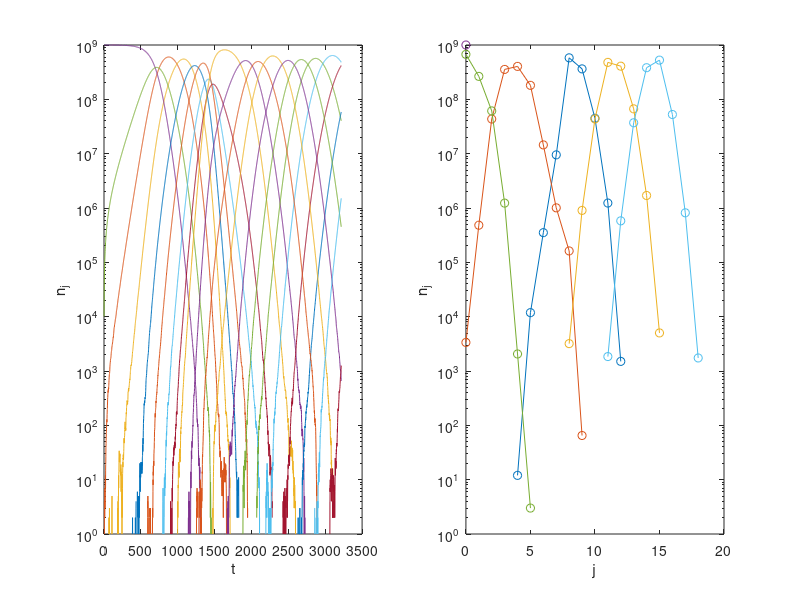

This chart was generated by the following MATLAB code:
function [] = SampleDist()
    figure();
    xAxis = 0:20
    
    %Normal
    subplot(121);
    data1 = load('wright_fisher_testing_PARAMS_K_21_N_1.0e9.0_d_100_u_1e-07_s_0.01.mat');
    SNames = fieldnames(data1); 
    disp(SNames)
    for i = 1:numel(SNames)
        if size(SNames{i}) < 6
            continue
        end
        if SNames{i}(1:6) == 'hist_n'
            semilogy(data1.hist_t, data1.(SNames{i}))
            hold all
        end
        %if SNames{i}
        %stuff = data1.(SNames{i});
        %disp(stuff)
    end
    xlabel('t')
    ylabel('n_j')
    subplot(122)
    for i = 1:numel(SNames)
        if size(SNames{i}) < 2
            continue
        end
        if (strcmp(SNames{i}(1:2),'t_') & strcmp(SNames{i}(end-2:end),'x_j'))
            semilogy(0:20, data1.(SNames{i}), 'o-')
            hold all
        end
    end
    xlabel('j')
    ylabel('n_j')
end

